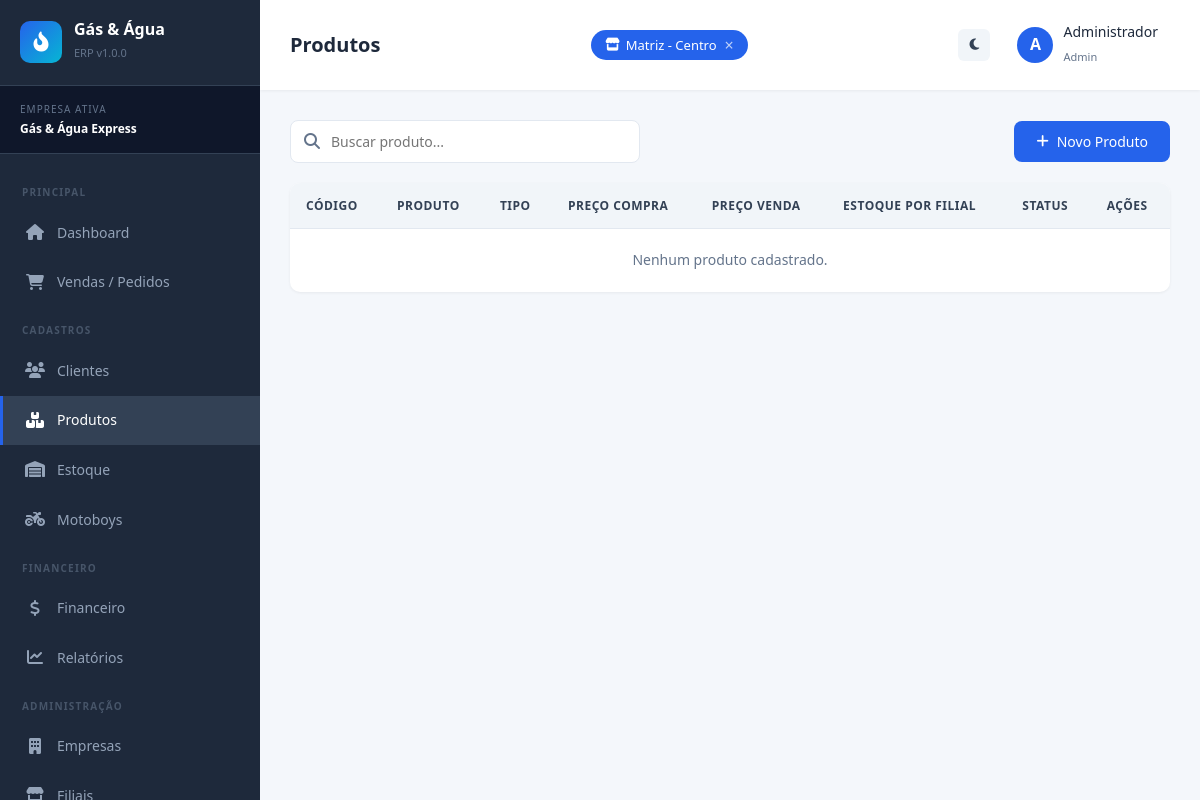
/pages/produtos.php (signed in), run on an earlier commit of the app's database.
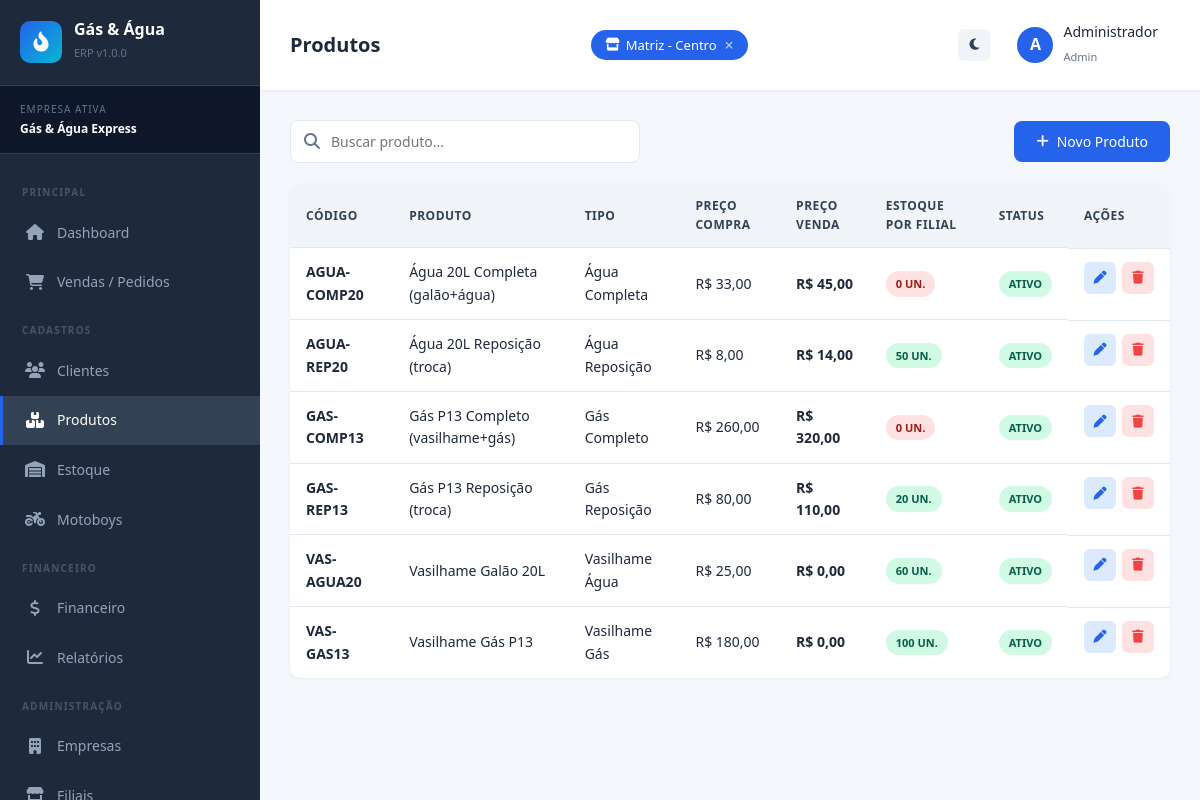
And on a later commit of the database.
### tables this page shows
CREATE TABLE IF NOT EXISTS empresas (
    id INT AUTO_INCREMENT PRIMARY KEY,
    nome VARCHAR(150) NOT NULL,
    cnpj VARCHAR(20) UNIQUE NOT NULL,
    endereco VARCHAR(255),
    telefone VARCHAR(20),
    email VARCHAR(100),
    logo VARCHAR(255) DEFAULT 'default-logo.png',
    cor_primaria VARCHAR(7) DEFAULT '#2563eb',
    status ENUM('ativo','inativo') DEFAULT 'ativo',
    criado_em TIMESTAMP DEFAULT CURRENT_TIMESTAMP
);

CREATE TABLE IF NOT EXISTS filiais (
    id INT AUTO_INCREMENT PRIMARY KEY,
    empresa_id INT NOT NULL,
    nome VARCHAR(150) NOT NULL,
    endereco VARCHAR(255),
    telefone VARCHAR(20),
    responsavel VARCHAR(150),
    status ENUM('ativo','inativo') DEFAULT 'ativo',
    criado_em TIMESTAMP DEFAULT CURRENT_TIMESTAMP,
    FOREIGN KEY (empresa_id) REFERENCES empresas(id) ON DELETE CASCADE
);

CREATE TABLE IF NOT EXISTS produtos (
    id INT AUTO_INCREMENT PRIMARY KEY,
    empresa_id INT NOT NULL,
    filial_id INT NOT NULL,
    codigo VARCHAR(50) NOT NULL,
    nome VARCHAR(150) NOT NULL,
    tipo ENUM('vasilhame_gas','vasilhame_agua','gas_reposicao','gas_completo','agua_reposicao','agua_completa','outro') NOT NULL,
    vasilhame_id INT DEFAULT NULL COMMENT 'Para reposição/completo: aponta para o vasilhame vinculado',
    preco_compra DECIMAL(10,2) DEFAULT 0,
    preco_venda DECIMAL(10,2) NOT NULL,
    unidade VARCHAR(20) DEFAULT 'UN',
    estoque_minimo INT DEFAULT 5,
    descricao TEXT,
    imagem VARCHAR(255) DEFAULT 'default-product.png',
    status ENUM('ativo','inativo') DEFAULT 'ativo',
    criado_em TIMESTAMP DEFAULT CURRENT_TIMESTAMP,
    FOREIGN KEY (empresa_id) REFERENCES empresas(id) ON DELETE CASCADE,
    FOREIGN KEY (filial_id) REFERENCES filiais(id) ON DELETE CASCADE,
    FOREIGN KEY (vasilhame_id) REFERENCES produtos(id) ON DELETE SET NULL
);

### pages/produtos.php (the view, shortened to what this page needs)
<?php
$titulo_pagina = "Produtos";
$menu_ativo = "produtos";
require_once '../includes/header.php';
$empresa_id = empresaAtiva();
$filiais_ativas_ids = filiaisAtivas();
$ids_str = implode(',', array_map('intval', $filiais_ativas_ids));
$sql_list = "
    SELECT p.*,
           f.nome as filial_nome,
           COALESCE(e.quantidade, 0) as estoque_atual
    FROM produtos p
    LEFT JOIN filiais f ON f.id = p.filial_id
    LEFT JOIN estoque e ON e.produto_id = p.id AND e.filial_id = p.filial_id
    WHERE p.empresa_id = {$empresa_id}
      AND p.filial_id IN ({$ids_str})
    ORDER BY f.nome, p.nome
";
$produtos = $conn->query($sql_list);
?>
<div class="toolbar">
    <div class="toolbar-search">
        <i class="fas fa-search"></i>
        <input type="text" id="busca" placeholder="Buscar produto..." class="form-control">
    </div>
    <button class="btn btn-primary" onclick="openModal('modalProduto')">
        <i class="fas fa-plus"></i> Novo Produto
    </button>
</div>
<div class="table-container">
<table class="table" id="tabelaProdutos">
    <thead>
        <tr>
            <th>Código</th>
            <th>Produto</th>
            <th>Tipo</th>
            <th>Preço Compra</th>
            <th>Preço Venda</th>
            <th>Estoque por Filial</th>
            <th>Status</th>
            <th>Ações</th>
        </tr>
    </thead>
    <tbody>
        <?php if ($produtos->num_rows == 0): ?>
            <tr><td colspan="8" style="text-align:center; padding:20px; color:#64748b;">Nenhum produto cadastrado.</td></tr>
        <?php endif; ?>
        <?php while ($p = $produtos->fetch_assoc()):
            $qtd = (int)$p['estoque_atual'];
            $min = (int)$p['estoque_minimo'];
            $cor = $qtd <= 0 ? 'danger' : ($qtd <= $min ? 'warning' : 'success');
        ?>
        <tr>
            <td><strong><?= escapar($p['codigo']) ?></strong></td>
            <td><?= escapar($p['nome']) ?></td>
            <td><?= tipoProdutoNome($p['tipo']) ?></td>
            <td><?= formatarMoeda($p['preco_compra']) ?></td>
            <td><strong><?= formatarMoeda($p['preco_venda']) ?></strong></td>
            <td><span class="badge badge-<?= $cor ?>"><?= $qtd ?> un.</span></td>
            <td><?= statusBadge($p['status']) ?></td>
            <td class="actions">
                <a href="?editar=<?= $p['id'] ?>" class="btn-icon edit"><i class="fas fa-pen"></i></a>
                <button onclick="confirmarExclusao('?excluir=<?= $p['id'] ?>', 'este produto')" class="btn-icon delete"><i class="fas fa-trash"></i></button>
            </td>
        </tr>
        <?php endwhile; ?>
    </tbody>
</table>
</div>
<?php require_once '../includes/footer.php'; ?>

### includes/header.php (shortened to what this page needs)
<?php
require_once dirname(__DIR__) . '/config/config.php';
require_once dirname(__DIR__) . '/includes/funcoes.php';
$empresa_atual = null;
if (!empty($_SESSION['empresa_id'])) {
    $stmt = $conn->prepare("SELECT nome FROM empresas WHERE id = ?");
    $stmt->bind_param("i", $_SESSION['empresa_id']);
    $stmt->execute();
    $empresa_atual = $stmt->get_result()->fetch_assoc();
}
$todas_filiais = [];
if (!empty($_SESSION['empresa_id'])) {
    $res = $conn->query("SELECT id, nome FROM filiais WHERE empresa_id = {$_SESSION['empresa_id']} AND status = 'ativo' ORDER BY nome");
    while ($f = $res->fetch_assoc()) {
        $todas_filiais[] = $f;
    }
}
$filiais_ativas = $_SESSION['filiais_ativas'] ?? [];
$titulo_pagina = $titulo_pagina ?? 'Dashboard';
$menu_ativo = $menu_ativo ?? '';
?>
<!DOCTYPE html>
<html lang="pt-br">
<head>
    <link rel="stylesheet" href="<?= BASE_URL ?>assets/css/style.css">
    <link rel="stylesheet" href="https://cdnjs.cloudflare.com/ajax/libs/font-awesome/6.4.0/css/all.min.css">
</head>
<body>
<div class="layout">
    <aside class="sidebar">
        <div class="sidebar-header">
            <div class="logo-icon"><i class="fas fa-fire-flame-curved"></i></div>
            <div>
                <h3>Gás & Água</h3>
                <small>ERP v<?= SISTEMA_VERSAO ?></small>
            </div>
        </div>
        <?php if ($empresa_atual): ?>
        <div class="sidebar-empresa">
            <div class="label">Empresa Ativa</div>
            <div class="nome"><?= escapar($empresa_atual['nome']) ?></div>
        </div>
        <?php endif; ?>
        <ul class="sidebar-menu">
            <li class="titulo-secao">Principal</li>
            <li>
                <a href="<?= BASE_URL ?>pages/dashboard.php" class="<?= $menu_ativo=='dashboard'?'active':'' ?>">
                    <span class="menu-icon"><i class="fas fa-house"></i></span> Dashboard
                </a>
            </li>
            <li>
                <a href="<?= BASE_URL ?>pages/vendas.php" class="<?= $menu_ativo=='vendas'?'active':'' ?>">
                    <span class="menu-icon"><i class="fas fa-cart-shopping"></i></span> Vendas / Pedidos
                </a>
            </li>
            <li class="titulo-secao">Cadastros</li>
            <li>
                <a href="<?= BASE_URL ?>pages/clientes.php" class="<?= $menu_ativo=='clientes'?'active':'' ?>">
                    <span class="menu-icon"><i class="fas fa-users"></i></span> Clientes
                </a>
            </li>
            <li>
                <a href="<?= BASE_URL ?>pages/produtos.php" class="<?= $menu_ativo=='produtos'?'active':'' ?>">
                    <span class="menu-icon"><i class="fas fa-boxes-stacked"></i></span> Produtos
                </a>
            </li>
            <li>
                <a href="<?= BASE_URL ?>pages/estoque.php" class="<?= $menu_ativo=='estoque'?'active':'' ?>">
                    <span class="menu-icon"><i class="fas fa-warehouse"></i></span> Estoque
                </a>
            </li>
            <li>
                <a href="<?= BASE_URL ?>pages/motoboys.php" class="<?= $menu_ativo=='motoboys'?'active':'' ?>">
                    <span class="menu-icon"><i class="fas fa-motorcycle"></i></span> Motoboys
                </a>
            </li>
            <li class="titulo-secao">Financeiro</li>
            <li>
                <a href="<?= BASE_URL ?>pages/financeiro.php" class="<?= $menu_ativo=='financeiro'?'active':'' ?>">
                    <span class="menu-icon"><i class="fas fa-dollar-sign"></i></span> Financeiro
                </a>
            </li>
            <li>
                <a href="<?= BASE_URL ?>pages/relatorios.php" class="<?= $menu_ativo=='relatorios'?'active':'' ?>">
                    <span class="menu-icon"><i class="fas fa-chart-line"></i></span> Relatórios
                </a>
            </li>
            <?php if ($_SESSION['perfil'] === 'admin'): ?>
            <li class="titulo-secao">Administração</li>
            <li>
                <a href="<?= BASE_URL ?>pages/empresas.php" class="<?= $menu_ativo=='empresas'?'active':'' ?>">
                    <span class="menu-icon"><i class="fas fa-building"></i></span> Empresas
                </a>
            </li>
            <li>
                <a href="<?= BASE_URL ?>pages/filiais.php" class="<?= $menu_ativo=='filiais'?'active':'' ?>">
                    <span class="menu-icon"><i class="fas fa-store"></i></span> Filiais
                </a>
            </li>
            <?php endif; ?>
        </ul>
    </aside>
    <main class="main">
        <div class="topbar">
            <div style="display:flex; align-items:center; gap:15px;">
                <h1><?= $titulo_pagina ?></h1>
            </div>
            <div class="filiais-chips">
                <?php foreach ($todas_filiais as $f):
                    $ativa = in_array($f['id'], $filiais_ativas);
                ?>
                    <a href="?toggle_filial=<?= $f['id'] ?><?= !empty($_GET) ? '&' . http_build_query(array_diff_key($_GET, ['toggle_filial'=>''])) : '' ?>"
                       class="filial-chip <?= $ativa ? 'active' : '' ?>"
                       title="<?= $ativa ? 'Clique para ocultar' : 'Clique para exibir' ?>">
                        <i class="fas fa-store"></i>
                        <?= escapar($f['nome']) ?>
                        <?php if ($ativa): ?>
                            <span class="chip-x">&times;</span>
                        <?php endif; ?>
                    </a>
                <?php endforeach; ?>
            </div>
            <div class="topbar-actions">
                <button onclick="toggleDarkMode()" class="btn-icon" style="background:#f1f5f9; color:#334155;" title="Modo escuro">
                    <i class="fas fa-moon"></i>
                </button>
                <div class="topbar-user">
                    <div class="avatar"><?= strtoupper(substr($_SESSION['usuario_nome'] ?? 'U', 0, 1)) ?></div>
                    <div>
                        <div class="nome"><?= escapar($_SESSION['usuario_nome'] ?? '') ?></div>
                        <small style="color:#64748b; font-size:11px;"><?= ucfirst($_SESSION['perfil'] ?? '') ?></small>
                    </div>
                </div>
            </div>
        </div>
        <div class="content">

### includes/footer.php (shortened to what this page needs)
        </div>
    </main>
</div>
</body>
</html>

### includes/funcoes.php (shortened to what this page needs)
<?php
function escapar($valor) {
    return htmlspecialchars($valor ?? '', ENT_QUOTES, 'UTF-8');
}
function formatarMoeda($valor) {
    return 'R$ ' . number_format((float)$valor, 2, ',', '.');
}
function statusBadge($status) {
    $badges = [
        'pendente'    => ['Pendente', 'warning'],
        'separacao'   => ['Em Separação', 'info'],
        'entrega'     => ['Em Entrega', 'primary'],
        'entregue'    => ['Entregue', 'success'],
        'finalizado'  => ['Finalizado', 'success'],
        'cancelado'   => ['Cancelado', 'danger'],
        'ativo'       => ['Ativo', 'success'],
        'inativo'     => ['Inativo', 'secondary'],
        'pago'        => ['Pago', 'success'],
        'disponivel'  => ['Disponível', 'success'],
        'em_entrega'  => ['Em Entrega', 'warning'],
    ];
    $info = $badges[$status] ?? [$status, 'secondary'];
    return '<span class="badge badge-' . $info[1] . '">' . $info[0] . '</span>';
}
function tipoProdutoNome($tipo) {
    $tipos = [
        'vasilhame_gas'   => 'Vasilhame Gás',
        'vasilhame_agua'  => 'Vasilhame Água',
        'gas_reposicao'   => 'Gás Reposição',
        'gas_completo'    => 'Gás Completo',
        'agua_reposicao'  => 'Água Reposição',
        'agua_completa'   => 'Água Completa',
        'outro'           => 'Outro'
    ];
    return $tipos[$tipo] ?? $tipo;
}
function empresaAtiva() {
    return $_SESSION['empresa_id'] ?? null;
}
function filiaisAtivas() {
    if (!empty($_SESSION['filiais_ativas']) && is_array($_SESSION['filiais_ativas'])) {
        return $_SESSION['filiais_ativas'];
    }
    $f = $_SESSION['filial_id'] ?? null;
    return $f ? [$f] : [];
}

### includes/header.php (style rules this page uses)
.filiais-chips { display: flex; gap: 8px; flex-wrap: wrap; align-items: center; }
.filial-chip { display: inline-flex; align-items: center; gap: 6px; padding: 5px 14px; border-radius: 20px; font-size: 13px; font-weight: 500; text-decoration: none; transition: all 0.2s; cursor: pointer; border: 2px solid var(--border); color: var(--text-muted); background: var(--bg-light); }
.filial-chip.active { background: var(--primary); color: white; border-color: var(--primary); }
.chip-x { font-size: 16px; line-height: 1; margin-left: 2px; opacity: 0.7; }
.topbar { flex-wrap: wrap; gap: 10px; }

What changed in the data, as far as the page shows it:
now on this page (row edited): produtos: codigo "AGUA-COMP20", nome "Água 20L Completa (galão+água)", tipo "Água Completa", preco_compra "R$ 33,00", preco_venda "R$ 45,00", qtd "0", status "ATIVO"
now on this page (row edited): produtos: codigo "AGUA-REP20", nome "Água 20L Reposição (troca)", tipo "Água Reposição", preco_compra "R$ 8,00", preco_venda "R$ 14,00", qtd "50", status "ATIVO"
now on this page (row edited): produtos: codigo "GAS-COMP13", nome "Gás P13 Completo (vasilhame+gás)", tipo "Gás Completo", preco_compra "R$ 260,00", preco_venda "R$ 320,00", qtd "0", status "ATIVO"
now on this page (row edited): produtos: codigo "GAS-REP13", nome "Gás P13 Reposição (troca)", tipo "Gás Reposição", preco_compra "R$ 80,00", preco_venda "R$ 110,00", qtd "20", status "ATIVO"
now on this page (row edited): produtos: codigo "VAS-AGUA20", nome "Vasilhame Galão 20L", tipo "Vasilhame Água", preco_compra "R$ 25,00", preco_venda "R$ 0,00", qtd "60", status "ATIVO"
now on this page (row edited): produtos: codigo "VAS-GAS13", nome "Vasilhame Gás P13", tipo "Vasilhame Gás", preco_compra "R$ 180,00", preco_venda "R$ 0,00", qtd "100", status "ATIVO"
Also different on the page:
text no longer shown: "Nenhum produto cadastrado."
